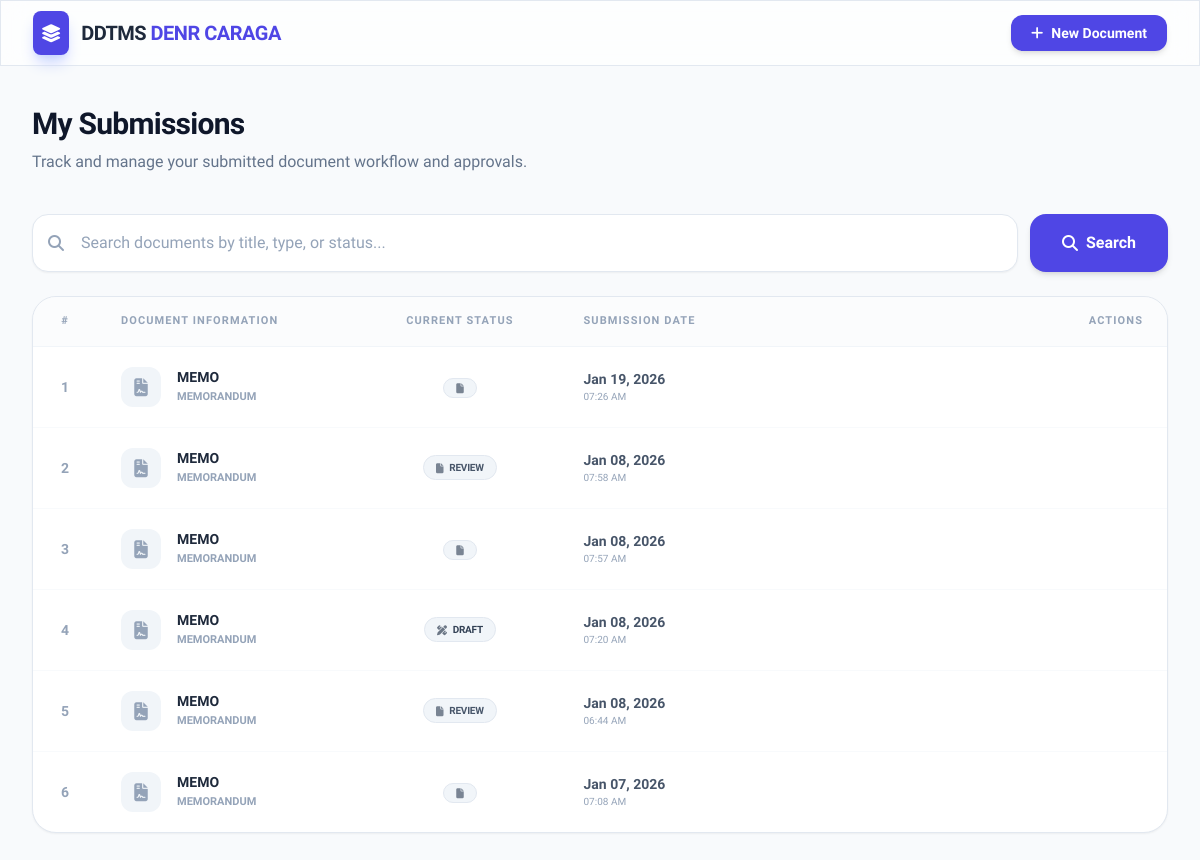
Page /my_submitted_documents.php (signed in) on the earlier database version.
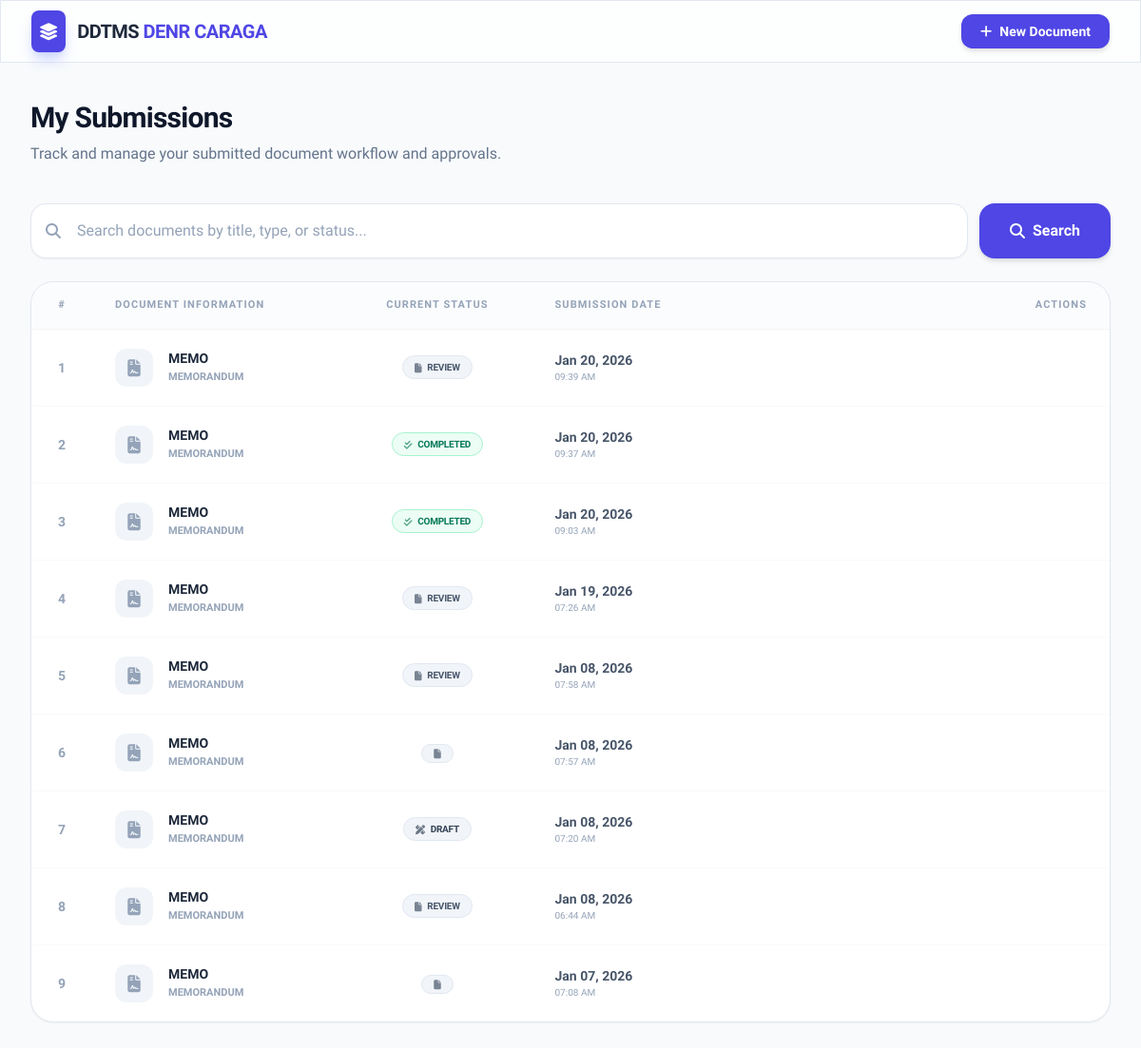
Same page on the later database version.
### tables this page shows
CREATE TABLE `documents` (
  `doc_id` int(11) NOT NULL,
  `title` varchar(255) NOT NULL,
  `doc_type` varchar(100) NOT NULL,
  `status` enum('Draft','Review','Signing','Completed','Returned','Archived') NOT NULL,
  `remarks` text DEFAULT NULL,
  `initiator_id` int(11) NOT NULL,
  `current_owner_id` int(11) DEFAULT NULL,
  `created_at` timestamp NOT NULL DEFAULT current_timestamp(),
  `updated_at` timestamp NOT NULL DEFAULT current_timestamp() ON UPDATE current_timestamp(),
  `Station` text NOT NULL
);

### my_submitted_documents.php (the view, shortened to what this page needs)
<?php
require_once 'db.php';
$user_id = $_SESSION['user_id'];
$search_term = '';
$where_conditions = ["d.initiator_id = ?"];
$params = [$user_id];
$param_types = "i";
$query = "SELECT d.*,
          (SELECT message FROM document_actions
           WHERE doc_id = d.doc_id
           AND action = 'Returned Document'
           ORDER BY created_at DESC LIMIT 1) AS return_message
          FROM documents d
          WHERE " . implode(' AND ', $where_conditions) . "
          ORDER BY d.created_at DESC";
$stmt = $conn->prepare($query);
$stmt->bind_param($param_types, ...$params);
$stmt->execute();
$result = $stmt->get_result();
?>
<!DOCTYPE html>
<html lang="en" class="scroll-smooth">
<head>
    <script src="https://cdn.tailwindcss.com"></script>
    <link href="https://cdnjs.cloudflare.com/ajax/libs/font-awesome/6.4.0/css/all.min.css" rel="stylesheet">
</head>
<body class="bg-[#f8fafc] text-slate-900 min-h-screen">
    <nav class="sticky top-0 z-40 w-full glass border-b border-slate-200">
        <div class="max-w-7xl mx-auto px-4 sm:px-6 lg:px-8">
            <div class="flex justify-between h-16 items-center">
                <div class="flex items-center gap-3">
                    <div class="bg-indigo-600 p-2 rounded-lg shadow-indigo-200 shadow-lg">
                        <i class="fas fa-layer-group text-white text-lg"></i>
                    </div>
                    <span class="text-xl font-extrabold tracking-tight text-slate-800">DDTMS <span class="text-indigo-600">DENR CARAGA</span></span>
                </div>
                <div class="flex items-center gap-4">
                    <button onclick="location.href='new_document.php'" class="bg-indigo-600 hover:bg-indigo-700 text-white px-5 py-2 rounded-xl font-bold text-sm transition-all shadow-md flex items-center gap-2">
                        <i class="fas fa-plus"></i> New Document
                    </button>
                </div>
            </div>
        </div>
    </nav>
    <main class="max-w-7xl mx-auto px-4 sm:px-6 lg:px-8 py-10">
        <div class="mb-10">
            <h1 class="text-3xl font-extrabold text-slate-900 tracking-tight">My Submissions</h1>
            <p class="text-slate-500 mt-2 font-medium">Track and manage your submitted document workflow and approvals.</p>
        </div>
        <div class="mb-6">
            <form method="GET" class="flex gap-3">
                <div class="flex-1 relative">
                    <input type="text" name="search" value="<?php echo htmlspecialchars($search_term); ?>"
                           placeholder="Search documents by title, type, or status..."
                           class="w-full pl-12 pr-6 py-4 bg-white border border-slate-200 rounded-2xl text-slate-700 placeholder-slate-400 focus:outline-none focus:border-indigo-400 focus:ring-2 focus:ring-indigo-50 transition-all shadow-sm">
                    <i class="fas fa-search absolute left-4 top-1/2 transform -translate-y-1/2 text-slate-400"></i>
                </div>
                <button type="submit" class="px-8 bg-indigo-600 text-white rounded-2xl font-bold hover:bg-indigo-700 transition-all shadow-md flex items-center gap-2">
                    <i class="fas fa-search"></i> Search
                </button>
            </form>
        </div>
        <div class="bg-white rounded-3xl shadow-sm border border-slate-200 overflow-hidden">
            <div class="overflow-x-auto">
                <table class="w-full text-left border-collapse">
                    <thead>
                        <tr class="bg-slate-50/50 border-b border-slate-100">
                            <th class="px-6 py-4 text-[11px] font-bold text-slate-400 uppercase tracking-widest text-center w-16">#</th>
                            <th class="px-6 py-4 text-[11px] font-bold text-slate-400 uppercase tracking-widest">Document Information</th>
                            <th class="px-6 py-4 text-[11px] font-bold text-slate-400 uppercase tracking-widest text-center">Current Status</th>
                            <th class="px-6 py-4 text-[11px] font-bold text-slate-400 uppercase tracking-widest">Submission Date</th>
                            <th class="px-6 py-4 text-[11px] font-bold text-slate-400 uppercase tracking-widest text-right">Actions</th>
                        </tr>
                    </thead>
                    <tbody class="divide-y divide-slate-50">
                        <?php if ($result->num_rows > 0): ?>
                            <?php $row_number = 1; ?>
                            <?php while ($row = $result->fetch_assoc()):
                                $status = strtolower($row['status']);
                                $config = [
                                    'pending'   => ['bg' => 'bg-amber-50', 'text' => 'text-amber-700', 'border' => 'border-amber-200', 'icon' => 'fa-clock'],
                                    'approved'  => ['bg' => 'bg-emerald-50', 'text' => 'text-emerald-700', 'border' => 'border-emerald-200', 'icon' => 'fa-check-circle'],
                                    'completed' => ['bg' => 'bg-emerald-50', 'text' => 'text-emerald-700', 'border' => 'border-emerald-200', 'icon' => 'fa-check-double'],
                                    'returned'  => ['bg' => 'bg-rose-50', 'text' => 'text-rose-700', 'border' => 'border-rose-200', 'icon' => 'fa-undo'],
                                    'rejected'  => ['bg' => 'bg-rose-50', 'text' => 'text-rose-700', 'border' => 'border-rose-200', 'icon' => 'fa-times-circle'],
                                    'forwarded' => ['bg' => 'bg-indigo-50', 'text' => 'text-indigo-700', 'border' => 'border-indigo-200', 'icon' => 'fa-paper-plane'],
                                    'draft'     => ['bg' => 'bg-slate-100', 'text' => 'text-slate-700', 'border' => 'border-slate-200', 'icon' => 'fa-pen-ruler'],
                                ];
                                $c = $config[$status] ?? ['bg' => 'bg-slate-100', 'text' => 'text-slate-600', 'border' => 'border-slate-200', 'icon' => 'fa-file'];
                            ?>
                            <tr class="group hover:bg-slate-50/50 transition-all cursor-default">
                                <td class="px-6 py-5 text-center">
                                    <span class="text-sm font-bold text-slate-400"><?php echo $row_number; ?></span>
                                </td>
                                <td class="px-6 py-5">
                                    <div class="flex items-center gap-4">
                                        <div class="w-10 h-10 rounded-xl bg-slate-100 flex items-center justify-center text-slate-400 group-hover:bg-indigo-50 group-hover:text-indigo-600 transition-colors">
                                            <i class="fas fa-file-contract text-lg"></i>
                                        </div>
                                        <div>
                                            <div class="font-bold text-slate-800 text-sm mb-0.5"><?php echo htmlspecialchars($row['title']); ?></div>
                                            <div class="text-[11px] font-bold text-slate-400 uppercase"><?php echo htmlspecialchars($row['doc_type']); ?></div>
                                        </div>
                                    </div>
                                </td>
                                <td class="px-6 py-5 text-center">
                                    <span class="inline-flex items-center gap-1.5 px-3 py-1 rounded-full border text-[10px] font-black uppercase tracking-tight <?php echo $c['bg'] . ' ' . $c['text'] . ' ' . $c['border']; ?>">
                                        <i class="fas <?php echo $c['icon']; ?> opacity-70"></i>
                                        <?php echo $row['status']; ?>
                                    </span>
                                </td>
                                <td class="px-6 py-5">
                                    <div class="text-sm font-semibold text-slate-600"><?php echo date('M d, Y', strtotime($row['created_at'])); ?></div>
                                    <div class="text-[10px] text-slate-400 font-medium"><?php echo date('h:i A', strtotime($row['created_at'])); ?></div>
                                </td>
                                <td class="px-6 py-5 text-right">
                                </td>
                            </tr>
                            <?php $row_number++; ?>
                            <?php endwhile; ?>
                        <?php endif; ?>
                    </tbody>
                </table>
            </div>
        </div>
    </main>
</body>
</html>

### my_submitted_documents.php (style rules this page uses)
body { font-family: 'Plus Jakarta Sans', sans-serif; }
.glass { background: rgba(255, 255, 255, 0.7); backdrop-filter: blur(12px); border: 1px solid rgba(255, 255, 255, 0.3); }

Differences in the rows shown:
added documents: title "MEMO", doc_type "MEMORANDUM", status "REVIEW", created_at "Jan 20, 2026", created_at "09:39 AM"
added documents: title "MEMO", doc_type "MEMORANDUM", status "COMPLETED", created_at "Jan 20, 2026", created_at "09:37 AM"
added documents: title "MEMO", doc_type "MEMORANDUM", status "COMPLETED", created_at "Jan 20, 2026", created_at "09:03 AM"
changed documents "Jan 19, 2026": status (not shown) → "REVIEW"
